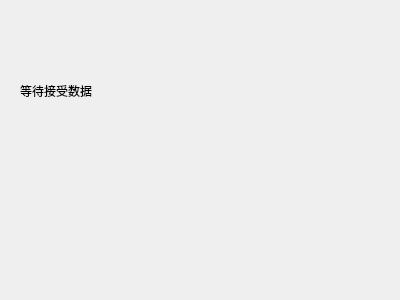
<?xml version="1.0" encoding="UTF-8"?>
<ui version="4.0">
 <class>Receiver</class>
 <widget class="QDialog" name="Receiver">
  <property name="geometry">
   <rect>
    <x>0</x>
    <y>0</y>
    <width>400</width>
    <height>300</height>
   </rect>
  </property>
  <property name="windowTitle">
   <string>Receiver</string>
  </property>
  <widget class="QLabel" name="label">
   <property name="geometry">
    <rect>
     <x>20</x>
     <y>40</y>
     <width>251</width>
     <height>101</height>
    </rect>
   </property>
   <property name="text">
    <string>等待接受数据</string>
   </property>
  </widget>
 </widget>
 <layoutdefault spacing="6" margin="11"/>
 <resources/>
 <connections/>
</ui>
